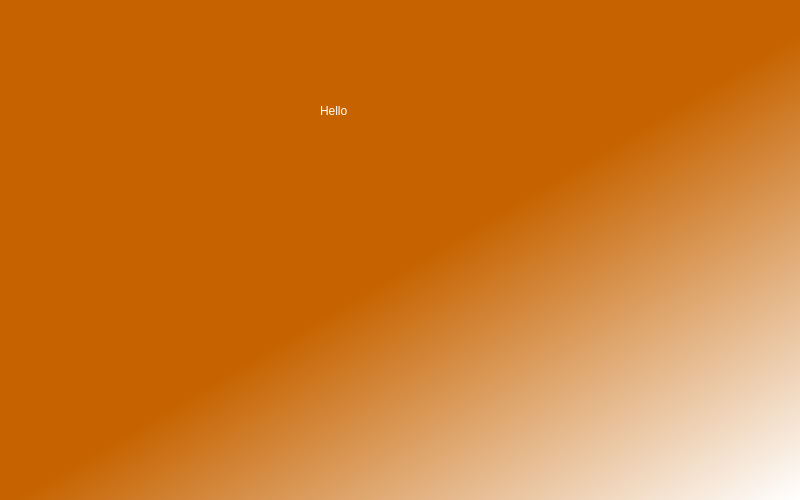
<?xml version="1.0" encoding="UTF-8"?>
<ui version="4.0">
 <class>Dialog</class>
 <widget class="QDialog" name="Dialog">
  <property name="geometry">
   <rect>
    <x>0</x>
    <y>0</y>
    <width>800</width>
    <height>500</height>
   </rect>
  </property>
  <property name="windowTitle">
   <string>Head Admin</string>
  </property>
  <widget class="QWidget" name="bg" native="true">
   <property name="geometry">
    <rect>
     <x>0</x>
     <y>0</y>
     <width>801</width>
     <height>501</height>
    </rect>
   </property>
   <property name="styleSheet">
    <string notr="true">QWidget#bg{
background-color: qlineargradient(spread:pad, x1:0.529909, y1:0.512, x2:0.994, y2:1, stop:0 rgba(198, 99, 0, 255), stop:1 rgba(255, 255, 255, 255));}
</string>
   </property>
   <widget class="QLabel" name="welcomeL">
    <property name="geometry">
     <rect>
      <x>320</x>
      <y>90</y>
      <width>171</width>
      <height>41</height>
     </rect>
    </property>
    <property name="styleSheet">
     <string notr="true">color: rgb(255, 255, 255);
font: 30pt &quot;MS Shell Dlg 2&quot;;

</string>
    </property>
    <property name="text">
     <string>Hello</string>
    </property>
   </widget>
   <widget class="QLabel" name="error">
    <property name="geometry">
     <rect>
      <x>270</x>
      <y>340</y>
      <width>261</width>
      <height>21</height>
     </rect>
    </property>
    <property name="styleSheet">
     <string notr="true">color: rgb(255, 0, 0);
font: 12pt &quot;MS Shell Dlg 2&quot;;</string>
    </property>
    <property name="text">
     <string/>
    </property>
    <property name="alignment">
     <set>Qt::AlignCenter</set>
    </property>
   </widget>
  </widget>
 </widget>
 <resources/>
 <connections/>
</ui>
